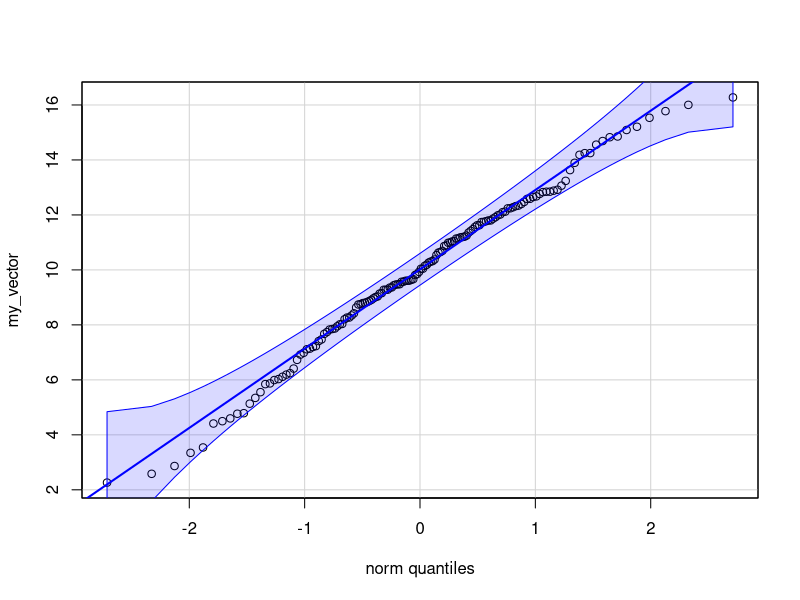
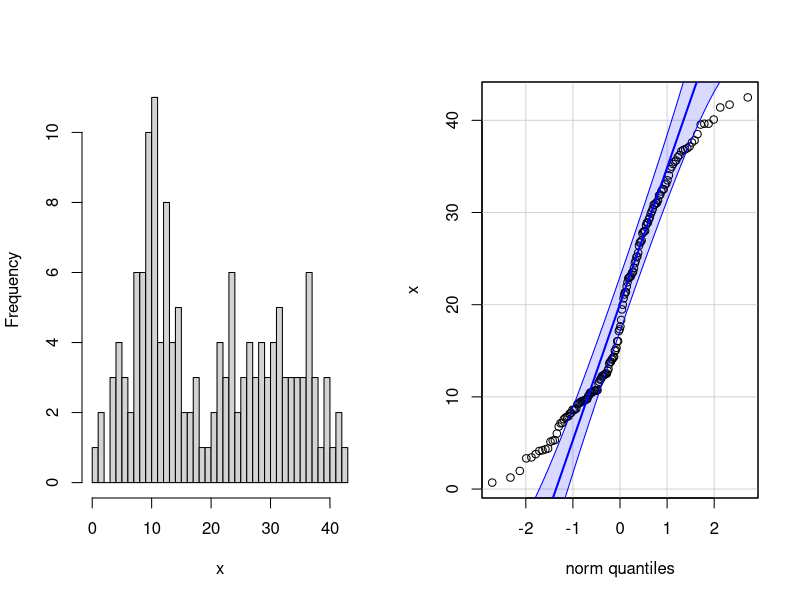
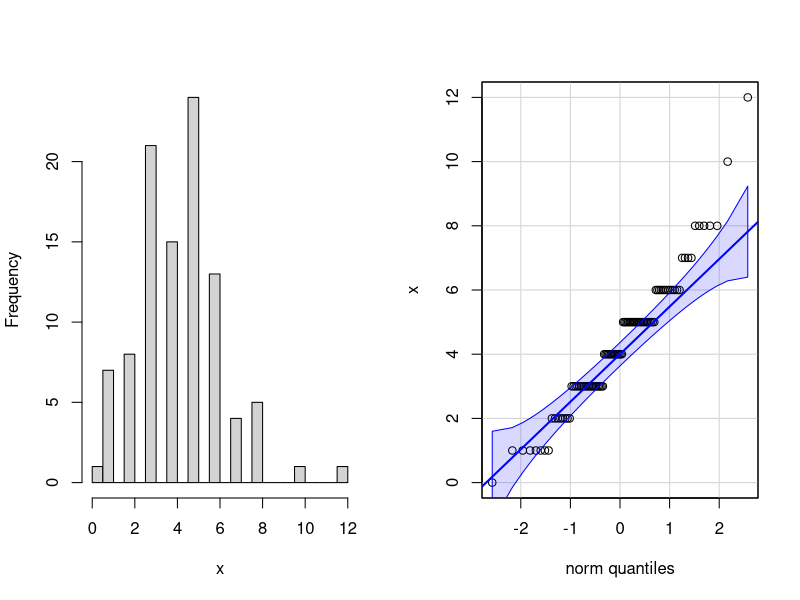
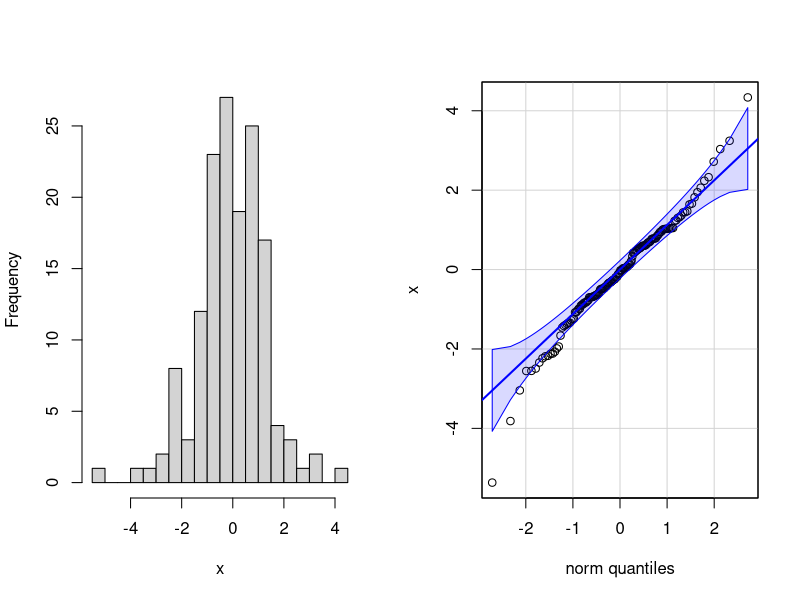
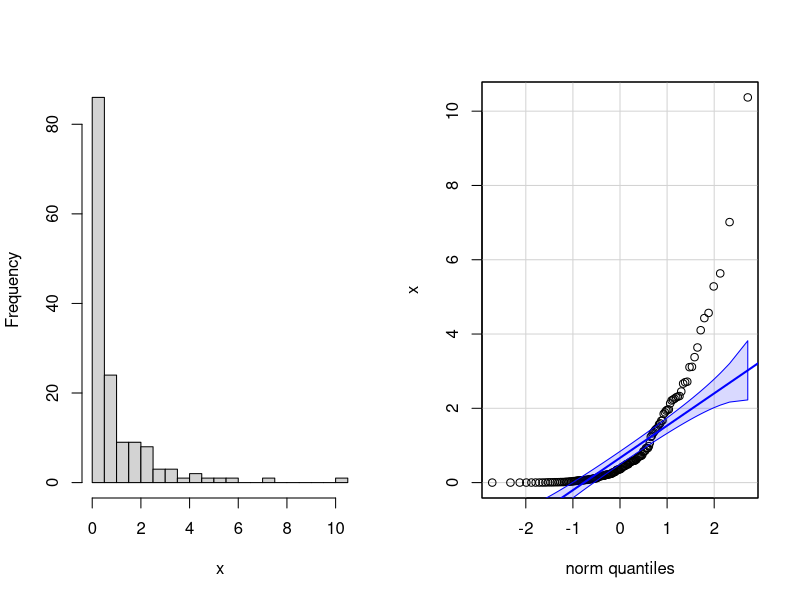

R code for these plots, in order:
# title: "Работа с распределениями"
# author: "Марина Варфоломеева, Вадим Хайтов, Анастасия Лянгузова"
# subtitle: "Линейные модели..."

# Создаем искусственый датасет






# # Нормальное распределение ########################################

# ## Стандартизация (Z-преобразование) ##############################

# Задание 1 -----------------------------------------------------------
# Стандартизуйте вектор 1:5
# Чему после стандартизации будет равно среднее?
# Стандартное отклонение?

# # Проверка на нормальность ########################################





# ## Квантильный график

set.seed(9128)
my_vector <- rnorm(n = 150, mean = 10, sd = 3)
library(car)
qqPlot(my_vector, id = FALSE) # квантильный график



# Строим квантильный график вручную







# Задание 2------------------------------------------------------------
# Выполните по одному эти блоки кода.
# Что вы можете сказать о свойствах распределений,
# изображенных на квантильных графиках?

# Блок 1 ----
library(car)
set.seed(3287447)
x <- c(rnorm(n = 75, mean = 10, sd = 4), rnorm(n = 75, mean = 30, sd = 6))
par(mfrow = c(1, 2))
hist(x, nclass = 30, main = '')
qqPlot(x, id = FALSE)
par(mfrow = c(1, 1))

# Блок 2 ----
set.seed(8921)
x <- rpois(n = 100, lambda = 4)
par(mfrow = c(1, 2))
hist(x , nclass = 30, main = '')
qqPlot(x, id = FALSE)
par(mfrow = c(1, 1))

# Блок 3 ----
set.seed(49199158)
x <- rt(n = 150, df = 6)
par(mfrow = c(1, 2))
hist(x , nclass = 30, main = '')
qqPlot(x, id = FALSE)
par(mfrow = c(1, 1))

# Блок 4 ----
set.seed(1298)
x <- rchisq(n = 150, df = 1)
par(mfrow = c(1, 2))
hist(x, nclass = 30, main = '')
qqPlot(x, id = FALSE)
par(mfrow = c(1, 1))


# Задание 3 -------------------------------------------------------------
# Проверьте при
# помощи квантильного графика, подчиняются ли
# эти переменные нормальному распределению.
#
# - Рост американских женщин (датасет women)
# - Длина чашелистиков у ирисов (датасет iris)
# - Число пойманных рысей в Канаде с 1821 по 1934г. (датасет lynx)



# Если интересны подробности о распределениях, можно посмотреть симуляции, например, здесь
# https://stats.stackexchange.com/questions/101274/how-to-interpret-a-qq-plot


# # Оценка вероятностей при помощи распределений #########################


# ## Пример: Размеры улиток ###############################################
#
# В выборке улиток средний диаметр раковины 5 см со стандартным отклонением 1.5 см.
#
# - Какова вероятность того, что случайно выбранная улитка окажется __меньше 3 см__?
# - Какова вероятность того, что случайно выбранная улитка окажется __больше 6 см__?
# - Какова доля улиток с размером раковины __в пределах 3--6 см__?


# ### Какова вероятность того, что случайно выбранная улитка окажется __меньше 3 см__?
Z_1 <- (3 - 5) / 1.5
pnorm(q = Z_1)
# или то же самое
pnorm(q = 3, mean = 5, sd = 1.5)

# ### Какова вероятность того, что случайно выбранная улитка окажется __больше 6 см__?
1 - pnorm(q = 6, mean = 5, sd = 1.5)

# ### Какова доля улиток с размером раковины __в пределах 3--6 см__?
pnorm(q = 6, mean = 5, sd = 1.5) - pnorm(q = 3, mean = 5, sd = 1.5)


# ## Задание 4 ---------------------------------------------------------
#
# Средний рост 18-летних мужчин в России 174.7 см
# со стандартным отклонением 6.65 см.
# В пилоты берут только людей с ростом от 160 до
# 190 см (по приказу Минтранса).
#
# - Какова вероятность того, что случайно выбранный мужчина окажется __ниже 160 см__?
#
# - Какова вероятность того, что случайно выбранный мужчина окажется  __больше 190 см__?
#
# - Какова доля мужчин, не подходящих по росту в пилоты, т.е. __меньше 160 и больше 190 см__?



# ## Задание 5 ---------------------------------------------------------
#
# Средний рост девушек в 16 лет --- 162.2 см со
# стандартным отклонением 6.0 см.
# В пилоты берут только людей с ростом от 160 до
# 190 см (по приказу Минтранса).
#
# Какой процент девушек подходит по росту в пилоты?


# Задание 6 -------------------------------------------------------------

# Предположим, что вес новорожденных нормально
# распределен со средним значением 3500 г и
# стандартным отклонением 600 г.
# - Какой процент детей рождается с весом больше 3200г.
# - Какой процент детей рождается с весом в пределах 2500-4500г.


